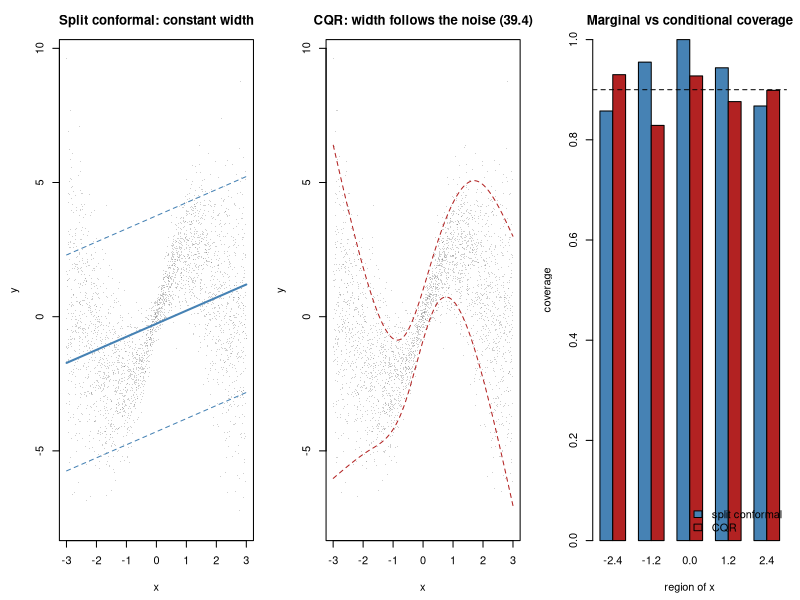

Source code (R):
## ---- chunk 1
suppressPackageStartupMessages({ library(splines); library(mgcv); library(nnet) })
MODULE_NAME <- "28_conformal_prediction"
OUT <- file.path(Sys.getenv("STATS_OUT", unset = "results"), MODULE_NAME)
dir.create(OUT, recursive = TRUE, showWarnings = FALSE)
header <- function(txt) cat("\n", strrep("=", 72), "\n", txt, "\n",
                            strrep("=", 72), "\n", sep = "")
set.seed(28)
ALPHA <- 0.10                      # target 90% coverage
## ---- chunk 2
conformal_quantile <- function(scores, alpha = ALPHA) {
  n <- length(scores)
  k <- ceiling((n + 1) * (1 - alpha))
  if (k > n) return(Inf)   # too few calibration points to promise this level
  sort(scores)[k]
}
## ---- chunk 3
header("1. Split conformal on a deliberately misspecified model")
## ---- chunk 4
make_data <- function(n, seed = 0) {
  set.seed(seed)
  x <- runif(n, -3, 3)
  noise <- 0.3 + 0.9 * abs(x)             # spread grows with |x|
  data.frame(x = x, y = sin(1.5 * x) * 2 + 0.5 * x + rnorm(n, 0, noise))
}
tr <- make_data(500, 1); cal <- make_data(500, 2); te <- make_data(4000, 3)
model <- lm(y ~ x, data = tr)             # the wrong model, on purpose
s_cal <- abs(cal$y - predict(model, cal))            # eq. (39.1)
q <- conformal_quantile(s_cal)                       # eq. (39.2)
pr_te <- predict(model, te)
cov_ <- mean(abs(te$y - pr_te) <= q)
## ---- chunk 5
sd_ <- sd(residuals(model))
z <- qnorm(1 - ALPHA / 2)
cov_g <- mean(abs(te$y - pr_te) <= z * sd_)
cat("  model: linear. truth: sinusoidal with heteroscedastic noise.\n")
cat(sprintf("  target coverage = %.0f%%\n\n", 100 * (1 - ALPHA)))
cat(sprintf("  %-34s%11s%13s\n", "interval", "coverage", "mean width"))
cat(sprintf("  %-34s%10.1f%%%13.3f\n", "Gaussian, residual SD", 100 * cov_g,
            2 * z * sd_))
cat(sprintf("  %-34s%10.1f%%%13.3f\n", "split conformal (39.1)-(39.3)",
            100 * cov_, 2 * q))
cat("\n  The model is badly misspecified and the conformal interval still
  covers at the advertised rate. It does not need the model to be right; it
  only needs the calibration and test data to be exchangeable.

  The Gaussian interval happens to be close here, but its validity rests on
  normal, homoscedastic residuals, neither of which holds. It is right by
  luck, and it has no guarantee to fall back on.\n")
## ---- chunk 6
header("2. Why (39.2) uses ceil((n+1)(1-alpha)) and not a plain quantile")
cat(sprintf("  %-16s%17s%19s\n", "calibration n", "naive quantile",
            "conformal (39.2)"))
for (n_cal in c(10, 20, 50, 200, 1000)) {
  cn <- cc <- numeric(400)
  for (i in 1:400) {
    ca <- make_data(n_cal, 500 + i); tt <- make_data(600, 9000 + i)
    s <- abs(ca$y - predict(model, ca))
    qn <- quantile(s, 1 - ALPHA, type = 7)             # naive
    qc <- conformal_quantile(s)                        # eq. (39.2)
    d <- abs(tt$y - predict(model, tt))
    cn[i] <- mean(d <= qn); cc[i] <- mean(d <= qc)
  }
  cat(sprintf("  %-16d%16.1f%%%18.1f%%\n", n_cal, 100 * mean(cn),
              100 * mean(cc)))
}
cat(sprintf("\n  Target is %.0f%%. The naive empirical quantile undercovers at
  small n, and the shortfall is worst exactly when you have least data to
  spare. The correction in (39.2) fixes it at every sample size.

  Note the top row. With n = 10, ceil(11 x 0.9) = 10, so the rule uses the
  LARGEST of the ten calibration scores and has nothing in reserve. Ask for
  95%% from those same ten points and ceil(11 x 0.95) = 11 > 10: there is no
  score extreme enough, and the function returns infinity rather than
  pretending.\n", 100 * (1 - ALPHA)))
cat("  smallest calibration set that can promise a given level:\n")
for (a_ in c(0.20, 0.10, 0.05, 0.01))
  cat(sprintf("    %.0f%% coverage needs n >= %d\n", 100 * (1 - a_),
              as.integer(ceiling(1 / a_)) - 1))
cat("\n  A method that says 'I cannot do this with the data you gave me' is
  more useful than one that quietly undercovers. Note the practical
  consequence: a 99% conformal interval needs at least 99 calibration points,
  whatever the model.\n")
## ---- chunk 7
header("3. The guarantee is marginal, and that matters")
bins <- quantile(te$x, seq(0, 1, length.out = 6))
cat(sprintf("  Overall coverage %.1f%%. By region of the predictor:\n\n",
            100 * cov_))
cat(sprintf("  %-20s%11s%9s\n", "x range", "coverage", "width"))
for (i in 1:5) {
  m <- te$x >= bins[i] & te$x <= bins[i + 1]
  cat(sprintf("  %-20s%10.1f%%%9.3f\n",
              sprintf("[%+.1f, %+.1f]", bins[i], bins[i + 1]),
              100 * mean(abs(te$y[m] - pr_te[m]) <= q), 2 * q))
}
cat("\n  The average is right and the parts are not. Where the noise is small
  the interval is far too wide; where it is large the interval undercovers
  badly.

  This is exactly what eq. (39.3) promises and no more: coverage averaged over
  the population. If your decision is made per patient, an interval that is
  90% correct on average but 60% correct for the patients who matter is not
  fit for purpose. The next section fixes it.\n")
## ---- chunk 8
header("4. Conformalised quantile regression (39.4)")
KNOTS <- quantile(tr$x, c(.2, .4, .6, .8))
basis <- function(x) cbind(1, ns(x, knots = KNOTS,
                                 Boundary.knots = range(tr$x)))
qreg_fit <- function(x, y, tau) {
  B <- basis(x)
  loss <- function(b) { r <- y - B %*% b; sum(pmax(tau * r, (tau - 1) * r)) }
  optim(qr.coef(qr(B), y), loss, method = "BFGS",
        control = list(maxit = 2000))$par
}
b_lo <- qreg_fit(tr$x, tr$y, ALPHA / 2)
b_hi <- qreg_fit(tr$x, tr$y, 1 - ALPHA / 2)
qlo <- function(x) as.vector(basis(x) %*% b_lo)
qhi <- function(x) as.vector(basis(x) %*% b_hi)
s_cqr <- pmax(qlo(cal$x) - cal$y, cal$y - qhi(cal$x))    # eq. (39.4)
q_cqr <- conformal_quantile(s_cqr)
lo_c <- qlo(te$x) - q_cqr; hi_c <- qhi(te$x) + q_cqr
cov_c <- mean(te$y >= lo_c & te$y <= hi_c)
near <- abs(te$x) < 1; far <- abs(te$x) > 2
cat(sprintf("  %-26s%11s%13s%16s%16s\n", "method", "coverage", "mean width",
            "width at |x|<1", "width at |x|>2"))
cat(sprintf("  %-26s%10.1f%%%13.3f%16.3f%16.3f\n", "split conformal",
            100 * cov_, 2 * q, 2 * q, 2 * q))
cat(sprintf("  %-26s%10.1f%%%13.3f%16.3f%16.3f\n", "CQR (39.4)", 100 * cov_c,
            mean(hi_c - lo_c), mean((hi_c - lo_c)[near]),
            mean((hi_c - lo_c)[far])))
cat("\n  CQR coverage by region:\n")
for (i in 1:5) {
  m <- te$x >= bins[i] & te$x <= bins[i + 1]
  cat(sprintf("    [%+.1f, %+.1f]  %.1f%%\n", bins[i], bins[i + 1],
              100 * mean(te$y[m] >= lo_c[m] & te$y[m] <= hi_c[m])))
}
cat("\n  Same marginal guarantee, far better behaviour within regions, and a
  narrower interval on average. The width now reports where the model is
  genuinely uncertain, which is the information a reader wants.

  Conformal prediction never makes a model better. It makes the model's
  uncertainty honest, and a better model gives tighter honest intervals.\n")
## ---- chunk 9
header("5. Prediction sets, including the empty one (39.5)")
SEP <- 3.5                         # well separated, so the model is confident
make_cls <- function(n, seed, shift = 0) {
  set.seed(seed)
  y <- sample(0:2, n, replace = TRUE)
  X <- matrix(rnorm(n * 4), n) + shift
  X[, 1] <- X[, 1] + y * SEP               # classes separated on x1
  X[, 2] <- X[, 2] + (y == 2) * 1.0
  list(X = as.data.frame(X), y = y)
}
A <- make_cls(1200, 11); B <- make_cls(1200, 12); C <- make_cls(3000, 13)
clf <- multinom(y ~ ., data = cbind(A$X, y = factor(A$y)), trace = FALSE)
prob <- function(d) predict(clf, newdata = d, type = "probs")
pB <- prob(B$X)
s_cls <- 1 - pB[cbind(seq_along(B$y), B$y + 1)]
q_cls <- conformal_quantile(s_cls)
pC <- prob(C$X)
sets <- (1 - pC) <= q_cls                                # eq. (39.5)
sizes <- rowSums(sets)
covered <- sets[cbind(seq_along(C$y), C$y + 1)]
cat(sprintf("  target %.0f%% coverage, 3 classes\n\n", 100 * (1 - ALPHA)))
cat(sprintf("  coverage of the true label : %.1f%%\n", 100 * mean(covered)))
cat(sprintf("  mean set size              : %.2f\n", mean(sizes)))
cat(sprintf("\n  %-12s%10s%26s\n", "set size", "share",
            "coverage in that group"))
for (k in 0:3) {
  m <- sizes == k
  if (any(m))
    cat(sprintf("  %-12d%9.1f%%%25.1f%%\n", k, 100 * mean(m),
                100 * mean(covered[m])))
}
cat(sprintf("\n  the calibrated threshold is: include class k when p_k >= %.3f\n",
            1 - q_cls))
cat("\n  A set of size 1 is a confident call. Size 2 or 3 would mean the model
  cannot separate those classes for this sample, which a single predicted
  label would have concealed.

  Size 0 is the interesting one: no class reaches the threshold, so the sample
  does not look like anything the model was calibrated on. That is an outlier
  flag you get for free, and a point prediction can never produce it.\n")
## ---- chunk 10
amb <- as.data.frame(matrix(rnorm(500 * 4), 500))
amb[, 1] <- SEP * 0.5                    # halfway between class 0 and class 1
s_amb <- (1 - prob(amb)) <= q_cls
cat(sprintf("\n  500 samples placed halfway between two class centres:\n"))
cat(sprintf("    mean set size %.2f, empty sets %.0f%%\n", mean(rowSums(s_amb)),
            100 * mean(rowSums(s_amb) == 0)))
cat(sprintf("    a plain classifier would label every one of them, with mean
    confidence %.2f\n", mean(apply(prob(amb), 1, max))))
cat("\n  The conformal rule abstains on nearly all of them. The plain classifier
  cannot: softmax outputs are forced to sum to 1, so SOMETHING always wins,
  however implausible the sample.\n")
## ---- chunk 11
header("6. Distribution shift and grouped data")
for (sh in c(0.0, 0.5, 1.5)) {
  S <- make_cls(3000, 14, shift = sh)
  st_ <- (1 - prob(S$X)) <= q_cls
  cat(sprintf("  covariate shift %-4.1f -> coverage %.1f%%\n", sh,
              100 * mean(st_[cbind(seq_along(S$y), S$y + 1)])))
}

## ---- chunk 12
header("6b. Calibrating across groups you will not see again")
## ---- chunk 13
grouped <- function(n_groups, per, seed) {
  set.seed(seed)
  g <- rep(seq_len(n_groups), each = per)
  centre <- seq(-3, 3, length.out = n_groups)[sample(n_groups)][g]
  offset <- rnorm(n_groups, 0, 2.0)[g]           # a per-group shift
  x <- rnorm(n_groups * per, centre, 0.06)
  data.frame(x = x, y = sin(1.5 * x) * 2 + offset +
               rnorm(n_groups * per, 0, 0.5), g = g)
}
NG <- 80; PER <- 40; N_FIT <- 30; N_CAL <- 15
G <- grouped(NG, PER, 21)
## ---- chunk 14
fit_rows <- which(G$g <= N_FIT)
set.seed(7); held <- sample(fit_rows, 300)       # rows held out of the fit
mod <- gam(y ~ s(x, k = 100), data = G[setdiff(fit_rows, held), ])
# WRONG: calibrate on held-out ROWS, whose groups the model trained on.
q_row <- conformal_quantile(abs(G$y[held] - predict(mod, G[held, ])))
# RIGHT: calibrate on whole held-out GROUPS, matching how the model is used.
cal_g <- which(G$g > N_FIT & G$g <= N_FIT + N_CAL)
q_grp <- conformal_quantile(abs(G$y[cal_g] - predict(mod, G[cal_g, ])))
new_g <- G$g > N_FIT + N_CAL                     # groups never seen before
err <- abs(G$y[new_g] - predict(mod, G[new_g, ]))
cat(sprintf("  target %.0f%%, evaluated on groups never seen in training\n\n",
            100 * (1 - ALPHA)))
cat(sprintf("  %-42s%11s%9s\n", "calibration set", "coverage", "width"))
cat(sprintf("  %-42s%10.1f%%%9.2f\n", "held-out ROWS from the training groups",
            100 * mean(err <= q_row), 2 * q_row))
cat(sprintf("  %-42s%10.1f%%%9.2f\n", "whole held-out GROUPS",
            100 * mean(err <= q_grp), 2 * q_grp))
cat("\n  Both rows use the SAME model, so the model is not what differs. The
  row-calibrated interval is roughly three times too narrow and covers around
  half the time instead of 90%.

  The reason: those calibration rows came from groups the model had already
  fitted, so their residuals measure how well it INTERPOLATES within a known
  group, not how well it handles a new one. Calibrating on whole held-out
  groups measures the right thing and restores coverage.

  This is the same error as leaking donors across cross-validation folds
  (Module 21), and it has the same fix. Note also what supplies the precision
  of the calibration: the number of GROUPS, not the number of rows. Three
  calibration groups give an unreliable quantile however many cells each one
  contains.

  Conformal prediction is only as valid as the exchangeability you arrange,
  and an interval that is too narrow is worse than no interval, because it
  looks authoritative.\n")
## ---- chunk 15
png(file.path(OUT, "conformal.png"), width = 1300, height = 450)
par(mfrow = c(1, 3), mar = c(4.5, 4.5, 3, 1))
o <- order(te$x)
plot(te$x, te$y, pch = 16, cex = 0.2, col = adjustcolor("grey40", 0.3),
     xlab = "x", ylab = "y", main = "Split conformal: constant width")
lines(te$x[o], pr_te[o], col = "steelblue", lwd = 2)
lines(te$x[o], (pr_te - q)[o], col = "steelblue", lty = 2)
lines(te$x[o], (pr_te + q)[o], col = "steelblue", lty = 2)
plot(te$x, te$y, pch = 16, cex = 0.2, col = adjustcolor("grey40", 0.3),
     xlab = "x", ylab = "y", main = "CQR: width follows the noise (39.4)")
lines(te$x[o], lo_c[o], col = "firebrick", lty = 2)
lines(te$x[o], hi_c[o], col = "firebrick", lty = 2)
cvs <- sapply(1:5, function(i) {
  m <- te$x >= bins[i] & te$x <= bins[i + 1]
  c(mean(abs(te$y[m] - pr_te[m]) <= q),
    mean(te$y[m] >= lo_c[m] & te$y[m] <= hi_c[m])) })
barplot(cvs, beside = TRUE, names.arg = sprintf("%.1f", (bins[-6] + bins[-1]) / 2),
        col = c("steelblue", "firebrick"), ylim = c(0, 1),
        xlab = "region of x", ylab = "coverage",
        main = "Marginal vs conditional coverage")
abline(h = 1 - ALPHA, lty = 2)
legend("bottomright", c("split conformal", "CQR"), bty = "n",
       fill = c("steelblue", "firebrick"))
invisible(dev.off())
cat("\nFigure written to", file.path(OUT, "conformal.png"), "\n")
## ---- chunk 16

## ---- chunk 17
# knn_fit <- function(k) function(xtr, ytr, xnew)
#   sapply(xnew, function(x0) mean(ytr[order(abs(xtr - x0))[1:k]]))
# cat(sprintf("  target coverage %.0f%%\n\n", 100 * (1 - ALPHA)))
# cat(sprintf("  %-34s%10s%11s%13s\n", "model", "train R2", "coverage",
#             "mean width"))
# preds <- list(
#   "linear (wrong)" = function(d) predict(lm(y ~ x, data = tr), d),
#   "smoothing spline (gam)" = function(d) predict(gam(y ~ s(x), data = tr), d),
#   "3-nearest neighbours (overfits)" =
#     function(d) knn_fit(3)(tr$x, tr$y, d$x))
# for (nm in names(preds)) {
#   f <- preds[[nm]]
#   r2 <- 1 - sum((tr$y - f(tr))^2) / sum((tr$y - mean(tr$y))^2)
#   qq <- conformal_quantile(abs(cal$y - f(cal)))
#   cv <- mean(abs(te$y - f(te)) <= qq)
#   cat(sprintf("  %-34s%10.3f%10.1f%%%13.3f\n", nm, r2, 100 * cv, 2 * qq))
# }
#
# ## The coverage column is essentially constant. That is the guarantee doing
# ## its job: it does not care how good the model is, only that calibration
# ## and test data are exchangeable.
# ##
# ## The width column is where model quality shows up. A better model produces
# ## smaller residuals on the calibration set, so the interval is tighter at
# ## the same coverage.
# ##
# ## This is the right way to read conformal prediction. It converts model
# ## quality into interval WIDTH rather than into a coverage claim you cannot
# ## check. Note the 3-NN row in particular: it overfits the training data, so
# ## its train R2 looks excellent while its calibration residuals, and
# ## therefore its interval, are not.
## ---- chunk 18

## ---- chunk 19
# shifted <- function(n, seed, shift) {
#   set.seed(seed)
#   x <- runif(n, -3 + shift, 3 + shift)
#   noise <- 0.3 + 0.9 * abs(x)
#   data.frame(x = x, y = sin(1.5 * x) * 2 + 0.5 * x + rnorm(n, 0, noise))
# }
# cat(sprintf("  %-10s%13s%13s%13s\n", "shift", "alpha=0.1", "alpha=0.05",
#             "alpha=0.01"))
# for (sh in c(0.0, 0.25, 0.5, 1.0, 2.0)) {
#   row <- sapply(c(0.10, 0.05, 0.01), function(a_) {
#     qs <- conformal_quantile(abs(cal$y - predict(model, cal)), a_)
#     S <- shifted(3000, 31, sh)
#     mean(abs(S$y - predict(model, S)) <= qs) })
#   cat(sprintf("  %-10.2f%12.1f%%%12.1f%%%12.1f%%\n", sh, 100*row[1],
#               100*row[2], 100*row[3]))
# }
#
# ## Coverage falls steadily as the test distribution moves away from the
# ## calibration distribution, and asking for a stricter nominal level does
# ## not rescue it: every column degrades together. The guarantee was
# ## conditional on exchangeability, and no choice of alpha restores an
# ## assumption that is false.
# ##
# ## This is the honest limitation. Conformal prediction is not robust to
# ## distribution shift, it is exact under exchangeability. In practice that
# ## means recalibrating on data from the new site, batch or platform, which
# ## requires labelled examples from it. Weighted conformal methods exist for
# ## known covariate shift, but they need the shift to be estimable.
## ---- chunk 20

## ---- chunk 21
# A2 <- make_cls(1500, 41); B2 <- make_cls(1500, 42); C2 <- make_cls(4000, 43)
# clf2 <- multinom(y ~ ., data = cbind(A2$X, y = factor(A2$y)), trace = FALSE)
# pB2 <- predict(clf2, newdata = B2$X, type = "probs")
# pC2 <- predict(clf2, newdata = C2$X, type = "probs")
# hard <- max.col(pC2) - 1
# cat(sprintf("  %-9s%11s%11s%19s%18s\n", "alpha", "acted on", "deferred",
#             "error | acted on", "error if forced"))
# for (a_ in c(0.20, 0.10, 0.05, 0.01)) {
#   s2 <- 1 - pB2[cbind(seq_along(B2$y), B2$y + 1)]
#   qq <- conformal_quantile(s2, a_)
#   sets2 <- (1 - pC2) <= qq
#   single <- rowSums(sets2) == 1
#   pred1 <- max.col(sets2)[single] - 1
#   cat(sprintf("  %-9.2f%10.1f%%%10.1f%%%18.1f%%%17.1f%%\n", a_,
#               100 * mean(single), 100 * (1 - mean(single)),
#               100 * mean(pred1 != C2$y[single]),
#               100 * mean(hard != C2$y)))
# }
#
# ## The last column is the error rate if you force a single label for every
# ## sample, which is what a normal classifier does. The fourth column is the
# ## error rate among the cases the conformal rule was willing to act on.
# ##
# ## Acting only on singleton sets buys a much lower error rate, paid for by
# ## deferring the hard cases. As alpha shrinks, fewer cases get a singleton
# ## set and the error among those falls further.
# ##
# ## That trade is the practical value of conformal prediction in a clinical
# ## or screening setting: it identifies WHICH predictions are trustworthy
# ## rather than reporting one confidence number for all of them. The deferred
# ## cases are not a failure, they are the cases that should go to a human.
